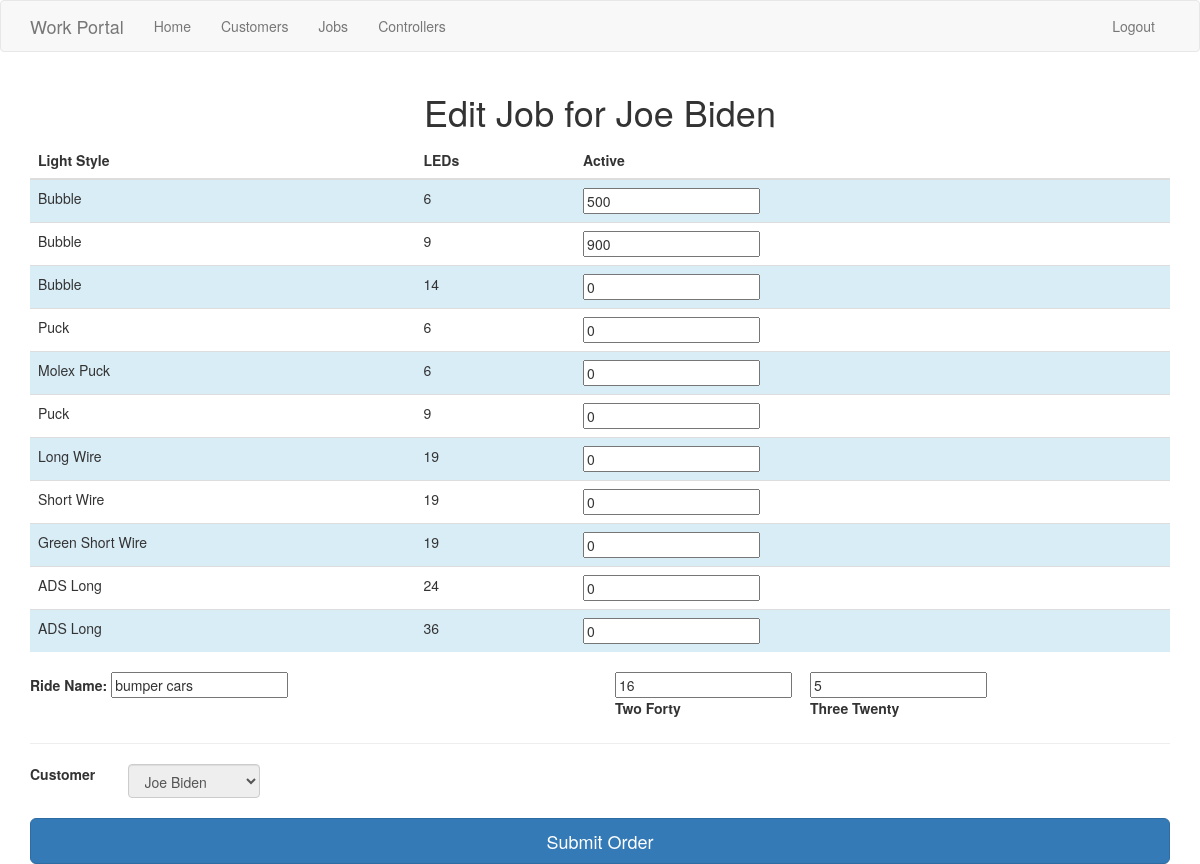
The app's page /edit_order/1 (signed in), older data.
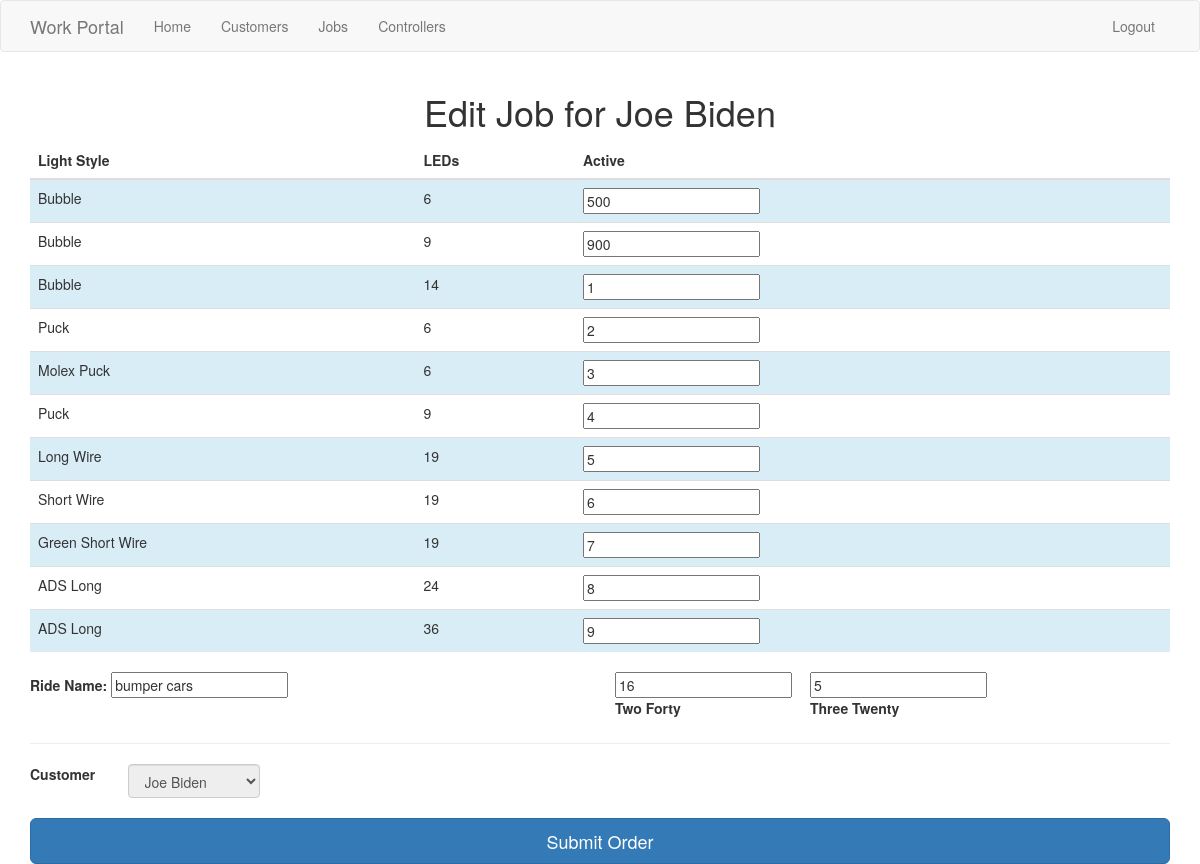
The same page, newer data.
### app/models.py (models this page shows, shortened)
class Order(db.Model):
    id = db.Column(db.Integer, primary_key=True)
    customer_id = db.Column(db.Integer(), db.ForeignKey('customer.id'))
    controller = db.relationship('Controller', backref='order', lazy=True, cascade='delete,all')
    bubble_six = db.Column(db.Integer(), nullable=False)
    bubble_nine = db.Column(db.Integer(), nullable=False)
    bubble_fourteen = db.Column(db.Integer(), nullable=False)
    puck_six = db.Column(db.Integer(), nullable=False)
    puck_molex_six = db.Column(db.Integer(), nullable=False)
    puck_nine = db.Column(db.Integer(), nullable=False)
    long_nineteen = db.Column(db.Integer(), nullable=False)
    short_nineteen = db.Column(db.Integer(), nullable=False)
    green_nineteen = db.Column(db.Integer(), nullable=False)
    ads_twentyfour = db.Column(db.Integer(), nullable=False)
    ads_thirtysix = db.Column(db.Integer(), nullable=False)
    two_forty = db.Column(db.Integer(), nullable=False)
    three_twenty = db.Column(db.Integer(), nullable=False)
    image = db.relationship('Image', backref='order', lazy=True, cascade='delete,all')
    controller = db.relationship('Controller', backref='order', lazy=True, cascade='delete,all')
    ride = db.Column(db.String(128), nullable=True)
    date_created = db.Column(db.DateTime, nullable=False, default=datetime.now)
    date_updated = db.Column(db.DateTime, onupdate=datetime.now)

### app/order/routes.py (the view)
@bp.route('/edit_order/<number>', methods=['GET', 'POST'])
@login_required
def edit_order(number):
    order = Order.query.get(number)
    form = CreateOrderForm(obj=order)
    form.customer_id.choices = [(g.id, g.name.title()) for g in Customer.query.all()]
    if form.validate_on_submit():
        form.populate_obj(order)
        order.set_lower()
        db.session.commit()
        flash(f'Updated order #{order.id} for {order.customer}')
        return redirect(url_for('order.detail_order', number=order.id))
    return render_template('order/create_order.html', form=form, title=f'Edit Job for {order.customer}')

### app/models.py (called while the page is built)
@login.user_loader
def load_user(id):
    return User.query.get(int(id))

    def __repr__(self):
        return self.name.title()

### app/templates/order/create_order.html (shortened to what this page needs)
{% extends 'base.html' %}
{% import 'bootstrap/wtf.html' as wtf %}
{% block app_content %}
    <div class="text-center">
        <h1>{{ title }}</h1>
    </div>
    <div class="row">
        <div class="col-md-12">
            <form action="" method="post" class="form-inline">
                <table class="table">
                    <thead>
                    <tr>
                        <th>Light Style</th>
                        <th>LEDs</th>
                        <th>Active</th>
                    </tr>
                    </thead>
                    <tbody>
                    <tr class="bg-info">
                        <td>Bubble</td>
                        <td>6</td>
                        <td>{{ form.bubble_six }}</td>
                    </tr>
                    <tr>
                        <td>Bubble</td>
                        <td>9</td>
                        <td>{{ form.bubble_nine }}</td>
                    </tr>
                    <tr class="bg-info">
                        <td>Bubble</td>
                        <td>14</td>
                        <td>{{ form.bubble_fourteen }}</td>
                    </tr>
                    <tr>
                        <td>Puck</td>
                        <td>6</td>
                        <td>{{ form.puck_six }}</td>
                    </tr>
                    <tr class="bg-info">
                        <td>Molex Puck</td>
                        <td>6</td>
                        <td>{{ form.puck_molex_six }}</td>
                    </tr>
                    <tr>
                        <td>Puck</td>
                        <td>9</td>
                        <td>{{ form.puck_nine }}</td>
                    </tr>
                    <tr class="bg-info">
                        <td>Long Wire</td>
                        <td>19</td>
                        <td>{{ form.long_nineteen }}</td>
                    </tr>
                    <tr>
                        <td>Short Wire</td>
                        <td>19</td>
                        <td>{{ form.short_nineteen }}</td>
                    </tr>
                    <tr class="bg-info">
                        <td>Green Short Wire</td>
                        <td>19</td>
                        <td>{{ form.green_nineteen }}</td>
                    </tr>
                    <tr>
                        <td>ADS Long</td>
                        <td>24</td>
                        <td>{{ form.ads_twentyfour }}</td>
                    </tr>
                    <tr class="bg-info">
                        <td>ADS Long</td>
                        <td>36</td>
                        <td>{{ form.ads_thirtysix }}</td>
                    </tr>
                    </tbody>
                </table>
                <div class="form-inline">
                    <div class="row">
                        <div class="col-md-6">
                            {{ form.ride.label }}
                            {{ form.ride() }}
                        </div>
                        <div class="col-md-2">
                            {{ form.two_forty() }}
                            {{ form.two_forty.label() }}
                        </div>
                        <div class="col-md-2">
                            {{ form.three_twenty() }}
                            {{ form.three_twenty.label }}
                        </div>
                    </div>
                </div>
                <hr>
                <div class="row">
                    <div class="col-md-1">
                        {{ form.customer_id.label }}
                    </div>
                    <div class="col-md-2">
                        <fieldset disabled>
                            {{ form.customer_id(class_='form-control') }}
                        </fieldset>
                    </div>
                </div>
                <br>
                <div>
                    {{ form.submit(class_='btn btn-primary btn-lg btn-block') }}
                </div>
            </form>
{% endblock %}

Row changes from the older to the newer data that the page shows:
changed Order "bumper cars": bubble_fourteen "0" → "1"; puck_six "0" → "2"; puck_molex_six "0" → "3"; puck_nine "0" → "4"; long_nineteen "0" → "5"; short_nineteen "0" → "6"; green_nineteen "0" → "7"; ads_twentyfour "0" → "8"; ads_thirtysix "0" → "9"
